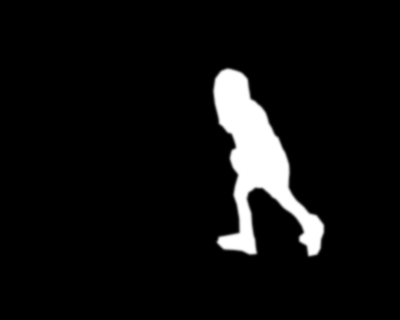
%> input picture test_data/SegTrackv1/girl/ground-truth/0.bmp, 400 x 320 px; its folder holds only this picture in this run
$ octave --eval "runAll_segEval_STL1_Only;"   (GNU Octave 9; MATLAB toolbox functions it lacks are replaced by stand-ins)
%> lines starting %> are read from the running program, lines starting %| are printed output that depends on the picture; in (x1, y1, x2, y2) boxes, pixels count from 0 and x2, y2 are one past the last pixel; in counts of white or black regions, pixels touching at a corner belong together; the program's own positions count from 1
### segEval_STL1_Only.m
%% Evaluate Overall, using Avg Error Pixel between Segtrack GT ...
%% Author: Karim S. Ahmed


function [scoreError] = segEval_STL1_Only(video_name,extension1,extension2,visualize )
%> called with video_name = 'girl', extension1 = 'bmp', extension2 = 'bmp', visualize = false
    format short g

    run('vlfeat/toolbox/vl_setup');
%> (this line was passed over: vl_setup is not available in this run)

   test_path = fullfile( 'test_data/segtrackv1/',video_name); % source


    % for gt
    gt_test_imgs = dir( fullfile( test_path, 'ground-truth' ,strcat('*.', extension2 )));
    % for real image
    test_imgs = dir( fullfile( test_path ,strcat('*.', extension1 )));
    len = length(test_imgs)*10;
    image_size_width = 0;
    image_size_height = 0;
    %
    dim = zeros(length(gt_test_imgs),4);
    max_w = 0;
    max_h = 0;


    labels_path = fullfile( 'results/segtrackv1/stl/', video_name);


    stl1_dim = zeros(length(gt_test_imgs),4);

    sum_pixel_errors = 0;


    for ind = 1:length(gt_test_imgs)

        main_img = imread( fullfile( test_path,'ground-truth', gt_test_imgs(ind).name ));
%> main_img is the input picture: size 320x400x3 uint8; min 0, max 255, mean 15.8

        % copy image
        img = main_img(:,:,1);
        img(img>0)=1;
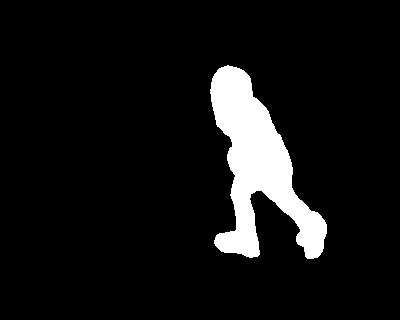
%> img: size 320x400 uint8; values 0 (black) and 1 (white), 7.8% white; 1 white region, box (x1, y1, x2, y2) and area: (210, 65, 327, 259) 10048
        img(img<=0)=0;

        [m,n] = size (img);
%> m = 320; n = 400
        image_size_width = n;
%> image_size_width = 400
        image_size_height = m;
%> image_size_height = 320
        % get x1
        x1 =0;
        y1 =0;
        x2 =0;
        y2 =0;
        % get x1
        for j = 1:n
           if (sum(img(:,j)) ~=0)
               x1 = j;
               new_j = j;
               % loop
               while(sum(img(:,new_j)) ~=0)
                   new_j = new_j+1;
               end
               x2 = new_j-1;
               break;
           end
        end
%> after the loop, new_j = 328; x1 = 211; x2 = 327
        % get y1
        for i = 1:m
           if (sum(img(i,:)) ~=0)
               y1 = i;
                % loop
               new_i = i;
               while(sum(img(new_i,:)) ~=0)
                   new_i = new_i+1;
               end
               y2 = new_i-1;
               break;
           end
        end
%> after the loop, new_i = 260; y1 = 66; y2 = 259

        if visualize
            figure, imshow(main_img), hold on
        end
        w = x2 -x1;
%> w = 116
        h = y2 -y1;
%> h = 193

        if visualize
            rectangle('Position',[x1 y1 w h], 'LineWidth',1, 'EdgeColor','r');
        end
    % following gt dimensions...
        dim(ind,1) = x1;
        dim(ind,2) = y1;
        dim(ind,3) = x2;
        dim(ind,4) = y2;


        %% for stl1
        i= ind;
%> the run ends on the next line
        img_copy = imread( fullfile( test_path, test_imgs(i).name ));
         % read labels
        file_label_path = fullfile(labels_path,strcat ( test_imgs(i).name, '.txt'));
        fid =  fopen(file_label_path);
        gt_info = textscan(fid, '%d %d %d %d %f64');
        gt_info_width = gt_info{1,3} - gt_info{1,1};
        gt_info_height = gt_info{1,4} - gt_info{1,2};

        gt_bboxes_view = [gt_info{1,1}+1, gt_info{1,2}+1, gt_info_width-1, gt_info_height-1];
        gt_bboxes = [gt_info{1,1}, gt_info{1,2}, gt_info{1,3}, gt_info{1,4}];
        gt_confidences =  double(gt_info{1,5});
        [sortedValues,sortIndex] = sort(gt_confidences(:),'descend');
        maxIndexes = sortIndex(1:4);
        best_index = maxIndexes(1); % Top-1 STL BBox index

        stl1_dim(ind,1) = gt_bboxes(best_index,1)+1;
        stl1_dim(ind,2) = gt_bboxes(best_index,2)+1;
        stl1_dim(ind,3) = gt_bboxes(best_index,3)-1;
        stl1_dim(ind,4) = gt_bboxes(best_index,4)-1;

        if visualize
            figure, imshow(img_copy), hold on
        end


         if visualize
            rectangle('Position',gt_bboxes_view(best_index,:), 'LineWidth',2, 'EdgeColor','r');
         end


        %% calculate difference in pixels
        pixel_err_perframe = 0 ;
        obj_box = [stl1_dim(ind,1) stl1_dim(ind,2) (stl1_dim(ind,3) - stl1_dim(ind,1))   (stl1_dim(ind,4) - stl1_dim(ind,2))];
        gt_box = [dim(ind,1) dim(ind,2) (dim(ind,3) - dim(ind,1))   (dim(ind,4) - dim(ind,2))]; %gt
        overlap_area = rectint(obj_box,gt_box);
        gt_area = rectint(gt_box,gt_box);
        obj_area = rectint(obj_box,obj_box);
        pixel_err_perframe = (gt_area + obj_area) - 2*overlap_area;

        sum_pixel_errors = sum_pixel_errors + pixel_err_perframe;


     fclose(fid);
    end

    Avg_pixl_perFrame = sum_pixel_errors/len;

    scoreError = floor(Avg_pixl_perFrame);


    close all;


end

### runAll_segEval_STL1_Only.m
% Run all for segEval_STL1_Only
% call function segEval_STL1_Only for all videos.

function runAll_segEval_STL1_Only()

    videos = {'girl', 'birdfall2','cheetah', 'monkeydog', 'parachute', 'penguin' };
    extension1 = {'bmp', 'png','bmp', 'bmp', 'png', 'bmp' };
    extension2 = {'bmp', 'png','png', 'png', 'png', 'png' };
    num_videos = length(videos);

    file_out = fullfile(strcat('scoresErrors','.STL1_only'));
    fid =  fopen(file_out,'w+');
    for i=1:num_videos

        errorScore = segEval_STL1_Only(videos{i}, extension1{i},extension2{i},false );
        cur_row =  sprintf('%s,%d\n',videos{i}, errorScore);
        fprintf(fid, cur_row);
        fprintf('** Avg. Error Score SegTrack for video %s = %d\n',videos{i},errorScore);
    end

fclose(fid);
end

$ run again, on test_data/SegTrackv1/girl/ground-truth/10.bmp
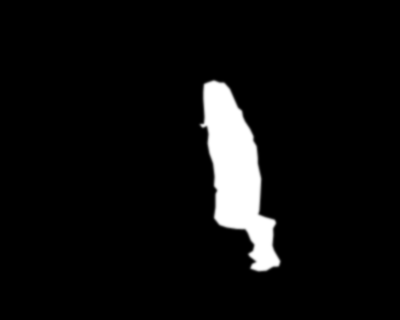
%> input picture test_data/SegTrackv1/girl/ground-truth/10.bmp, 400 x 320 px
%> in segEval_STL1_Only, main_img is the input picture: size 320x400x3 uint8; min 0, max 255, mean 14.4
%> in segEval_STL1_Only, `img(img>0)=1;`:
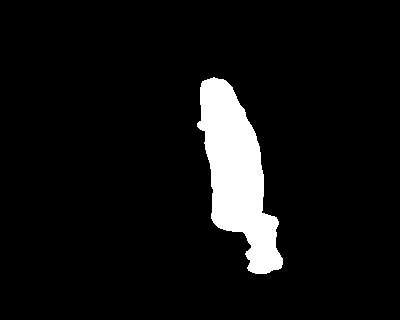
%> img: size 320x400 uint8; values 0 (black) and 1 (white), 6.9% white; 1 white region, box (x1, y1, x2, y2) and area: (197, 77, 283, 274) 8817
%> after the loop in segEval_STL1_Only, `for j = 1:n`: new_j = 284; x1 = 198; x2 = 283
%> after the loop in segEval_STL1_Only, `for i = 1:m`: new_i = 275; y1 = 78; y2 = 274
%> w = 85
%> h = 196
